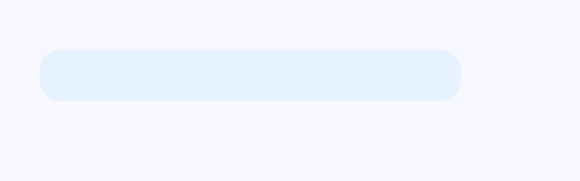
<?xml version="1.0" encoding="UTF-8"?>
<ui version="4.0">
 <class>MainWindow</class>
 <widget class="QMainWindow" name="MainWindow">
  <property name="geometry">
   <rect>
    <x>0</x>
    <y>0</y>
    <width>580</width>
    <height>181</height>
   </rect>
  </property>
  <property name="windowTitle">
   <string>New Task Window</string>
  </property>
  <property name="styleSheet">
   <string notr="true"/>
  </property>
  <widget class="QWidget" name="centralwidget">
   <widget class="QLabel" name="label">
    <property name="geometry">
     <rect>
      <x>0</x>
      <y>-20</y>
      <width>581</width>
      <height>201</height>
     </rect>
    </property>
    <property name="styleSheet">
     <string notr="true">QLabel{
background-color: #f7f7ff ;
}</string>
    </property>
    <property name="text">
     <string/>
    </property>
   </widget>
   <widget class="QWidget" name="widget" native="true">
    <property name="geometry">
     <rect>
      <x>10</x>
      <y>20</y>
      <width>561</width>
      <height>151</height>
     </rect>
    </property>
    <widget class="QLineEdit" name="lineEdit">
     <property name="geometry">
      <rect>
       <x>30</x>
       <y>30</y>
       <width>421</width>
       <height>51</height>
      </rect>
     </property>
     <property name="styleSheet">
      <string notr="true">QLineEdit {
    background-color: #e6f2fe ;  /* رنگ  */
    border: none;                             /* حذف حاشیه */
    border-radius: 20px;                      /* گرد کردن گوشه‌ها */
    color: black;                             /* رنگ متن داخل فیلد */
    padding: 6px 10px;                        /* فاصله داخلی */
    font-size: 14px;
}</string>
     </property>
    </widget>
    <widget class="QPushButton" name="add2_pushButton">
     <property name="geometry">
      <rect>
       <x>400</x>
       <y>30</y>
       <width>51</width>
       <height>51</height>
      </rect>
     </property>
     <property name="styleSheet">
      <string notr="true"/>
     </property>
     <property name="text">
      <string/>
     </property>
     <property name="icon">
      <iconset>
       <normaloff>icons/add-note-icon-26.jpg</normaloff>icons/add-note-icon-26.jpg</iconset>
     </property>
     <property name="iconSize">
      <size>
       <width>30</width>
       <height>30</height>
      </size>
     </property>
     <property name="flat">
      <bool>true</bool>
     </property>
    </widget>
    <widget class="QPushButton" name="reminder_pushButton">
     <property name="geometry">
      <rect>
       <x>40</x>
       <y>90</y>
       <width>61</width>
       <height>51</height>
      </rect>
     </property>
     <property name="text">
      <string/>
     </property>
     <property name="icon">
      <iconset>
       <normaloff>icons/photo_5771434498565278782_y.jpg</normaloff>icons/photo_5771434498565278782_y.jpg</iconset>
     </property>
     <property name="iconSize">
      <size>
       <width>85</width>
       <height>85</height>
      </size>
     </property>
     <property name="flat">
      <bool>true</bool>
     </property>
    </widget>
    <widget class="QPushButton" name="note_pushButton">
     <property name="geometry">
      <rect>
       <x>170</x>
       <y>90</y>
       <width>51</width>
       <height>51</height>
      </rect>
     </property>
     <property name="styleSheet">
      <string notr="true">QPushButton {
 
        border-radius: 40px;

    }

</string>
     </property>
     <property name="text">
      <string/>
     </property>
     <property name="icon">
      <iconset>
       <normaloff>icons/photo_5771434498565278781_y.jpg</normaloff>icons/photo_5771434498565278781_y.jpg</iconset>
     </property>
     <property name="iconSize">
      <size>
       <width>70</width>
       <height>70</height>
      </size>
     </property>
     <property name="flat">
      <bool>true</bool>
     </property>
    </widget>
    <widget class="QPushButton" name="calendar_pushButton">
     <property name="geometry">
      <rect>
       <x>110</x>
       <y>90</y>
       <width>41</width>
       <height>51</height>
      </rect>
     </property>
     <property name="text">
      <string/>
     </property>
     <property name="icon">
      <iconset>
       <normaloff>icons/photo_5771434498565278783_y.jpg</normaloff>icons/photo_5771434498565278783_y.jpg</iconset>
     </property>
     <property name="iconSize">
      <size>
       <width>70</width>
       <height>70</height>
      </size>
     </property>
     <property name="flat">
      <bool>true</bool>
     </property>
    </widget>
   </widget>
  </widget>
 </widget>
 <resources/>
 <connections/>
</ui>
